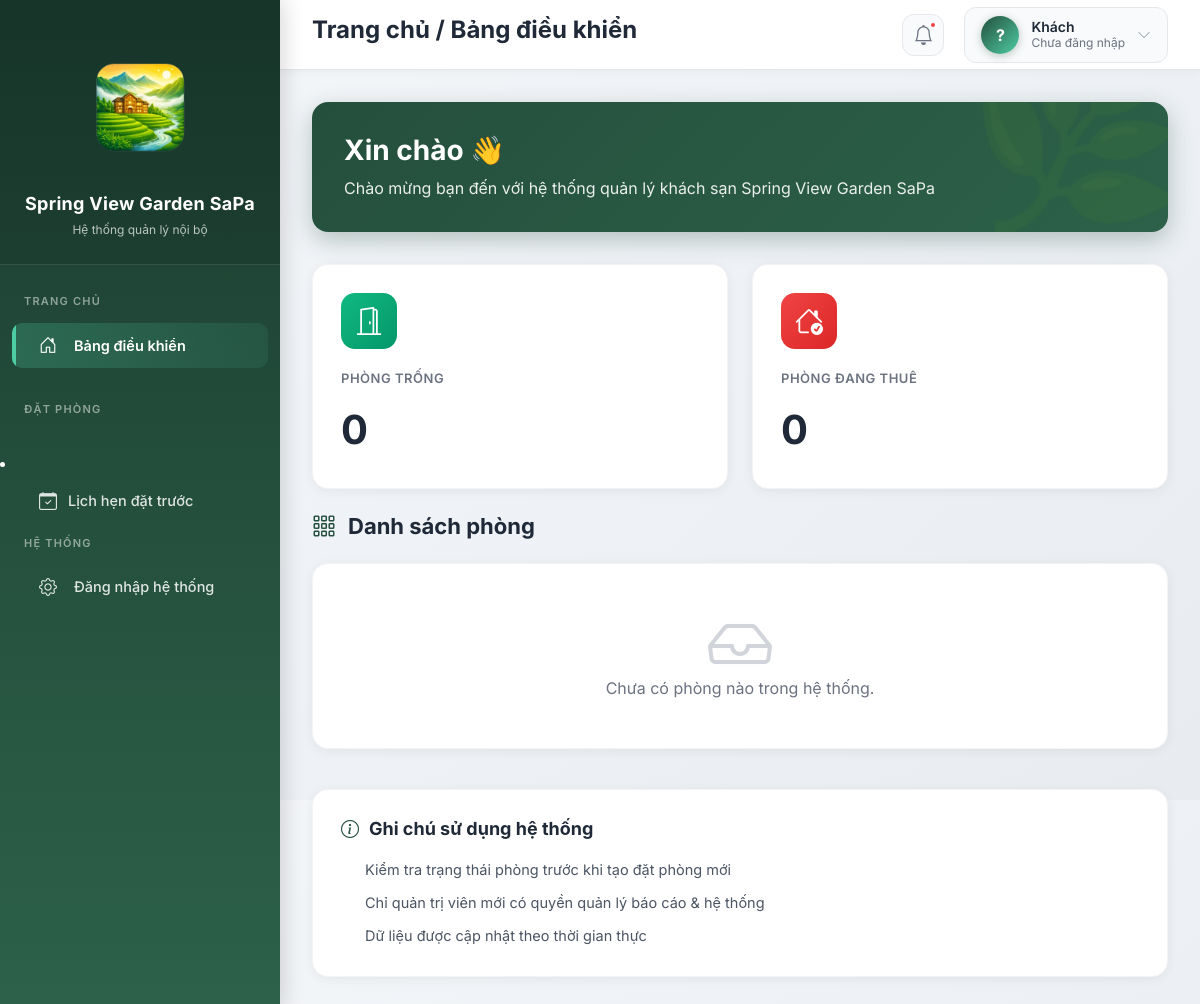
The app's page /, older data.
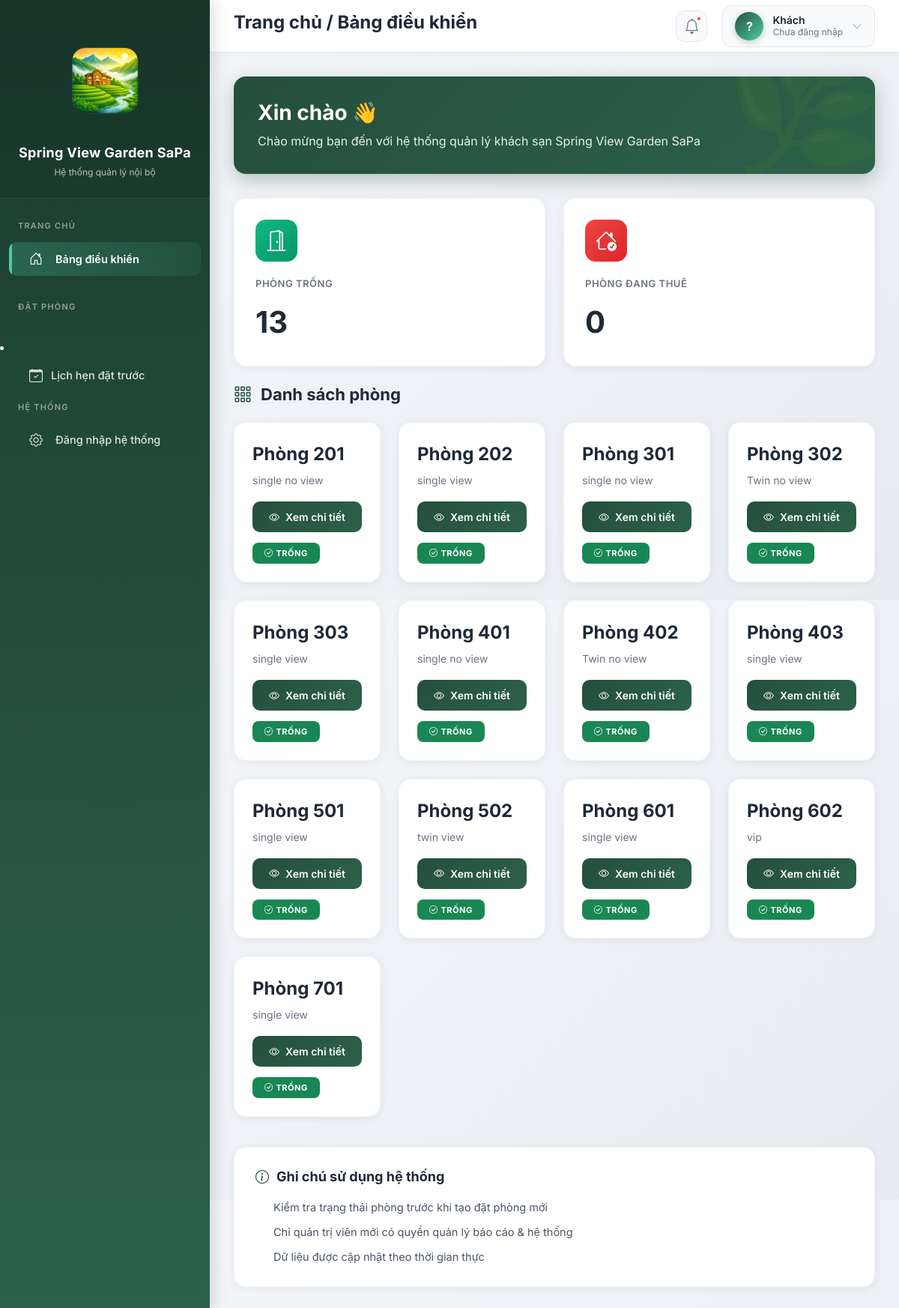
The same page, newer data.
### khach_san/models.py (models this page shows, shortened)
class Phong(models.Model):
    TRANG_THAI_CHOICES = [
        ('trong', 'Trống'),
        ('dang_thue', 'Đang thuê'),
        ('dang_bao_tri', 'Đang bảo trì'),
    ]
    ma_phong = models.CharField(max_length=10, unique=True)
    loai_phong = models.ForeignKey(LoaiPhong, on_delete=models.PROTECT)
    trang_thai = models.CharField(
        max_length=20,
        choices=TRANG_THAI_CHOICES,
        default='trong'
    )

class LoaiPhong(models.Model):
    ten_loai = models.CharField(max_length=100)
    gia_mot_dem = models.PositiveIntegerField(
        verbose_name="Giá / đêm (VND)"
    )

### bao_cao/views.py (the view)
# urls.py: path('', views.trang_chu, name='trang_chu'),
def trang_chu(request):
    return render(request, 'trang_chu.html', {
        'so_phong_trong': Phong.objects.filter(trang_thai='trong').count(),
        'so_phong_dang_thue': Phong.objects.filter(trang_thai='dang_thue').count(),
        'doanh_thu_hom_nay': 0,
        'don_dat_hom_nay': 0,
        'danh_sach_phong': Phong.objects.select_related('loai_phong').all()
    })

### templates/trang_chu.html (shortened to what this page needs)
<html>
 <head>
  <script src="https://cdn.tailwindcss.com" type="text/javascript"></script>
 </head>
 <body>
  {% extends "base.html" %} {% block title %}Trang chủ - Spring View Garden SaPa{% endblock %} {% block page_title %}Trang chủ / Bảng điều khiển{% endblock %}  {% block content %}
  <div class="welcome-card">
   <h4>Xin chào {{ user.username }} 👋</h4>
   <p>Chào mừng bạn đến với hệ thống quản lý khách sạn Spring View Garden SaPa</p>
  </div>
  <div class="row g-4 mb-4">
   <div class="col-md-6">
    <div class="stat-card">
     <div class="stat-icon green"><i class="bi bi-door-open" style="color: white;"></i>
     </div>
     <div class="stat-label">
      Phòng trống
     </div>
     <div class="stat-value">
      {{ so_phong_trong }}
     </div>
    </div>
   </div>
   <div class="col-md-6">
    <div class="stat-card">
     <div class="stat-icon red"><i class="bi bi-house-check" style="color: white;"></i>
     </div>
     <div class="stat-label">
      Phòng đang thuê
     </div>
     <div class="stat-value">
      {{ so_phong_dang_thue }}
     </div>
    </div>
   </div>
  </div>
  <div class="section-header"><i class="bi bi-grid-3x3-gap"></i>
   <h3>Danh sách phòng</h3>
  </div>
  <div class="row g-4">
   {% for phong in danh_sach_phong %}
   <div class="col-md-6 col-lg-4 col-xl-3">
    <div class="room-card">
     <div class="room-number">
      Phòng {{ phong.ma_phong }}
     </div>
     <div class="room-type">
      {{ phong.loai_phong.ten_loai }}
     </div>
     <div class="mt-auto"><a href="{% url 'khach_san:chi_tiet_phong' phong.ma_phong %}" class="btn btn-primary w-100"> <i class="bi bi-eye me-2"></i>Xem chi tiết </a>
     </div>
     <div class="room-status">
      {% if phong.trang_thai == 'trong' %} <span class="badge bg-success"> <i class="bi bi-check-circle me-1"></i>TRỐNG </span> {% elif phong.trang_thai == 'dang_thue' %} <span class="badge bg-danger"> <i class="bi bi-lock me-1"></i>ĐANG THUÊ </span> {% elif phong.trang_thai == 'dang_bao_tri' %} <span class="badge bg-warning text-dark"> <i class="bi bi-tools me-1"></i>BẢO TRÌ </span> {% endif %}
     </div>
    </div>
   </div> {% empty %}
   <div class="col-12">
    <div class="empty-state"><i class="bi bi-inbox"></i>
     <p>Chưa có phòng nào trong hệ thống.</p>
    </div>
   </div> {% endfor %}
  </div>
  <div class="note-card">
   <h5><i class="bi bi-info-circle" style="color: #244f3d;"></i> Ghi chú sử dụng hệ thống</h5>
   <ul>
    <li>Kiểm tra trạng thái phòng trước khi tạo đặt phòng mới</li>
    <li>Chỉ quản trị viên mới có quyền quản lý báo cáo &amp; hệ thống</li>
    <li>Dữ liệu được cập nhật theo thời gian thực</li>
   </ul>
  </div> {% endblock %}

### templates/base.html (shortened to what this page needs)
<html lang="vi" class="h-full">
 <head>
  <script src="https://cdn.tailwindcss.com" type="text/javascript"></script>
 </head>
 <body>
  {% load static %}
  <link href="https://cdn.jsdelivr.net/npm/bootstrap@5.3.2/dist/css/bootstrap.min.css" rel="stylesheet">
  <link rel="stylesheet" href="https://cdn.jsdelivr.net/npm/bootstrap-icons@1.11.1/font/bootstrap-icons.css">
     {% block head %}{% endblock %}   {% with view_name=request.resolver_match.view_name %}
  <aside class="sidebar" id="sidebar">
   <div class="sidebar-header">
  <img
    src="{% static 'images/logo3.png' %}"
    alt="Logo Spring View Garden SaPa"
    class="sidebar-logo-img"
  />
  <div class="sidebar-title">
    Spring View Garden SaPa
  </div>
  <div class="sidebar-subtitle">
    Hệ thống quản lý nội bộ
  </div>
</div>
   <nav class="sidebar-menu">
    <div class="menu-section">
     <div class="nhom-menu">
      Trang chủ
     </div><a href="{% url 'bao_cao:trang_chu' %}" class="{% if view_name == 'bao_cao:trang_chu' %}active{% endif %}"> <i class="bi bi-house-door"></i> <span>Bảng điều khiển</span> </a>
    </div>
    <div class="menu-section">
     <div class="nhom-menu">
      Đặt phòng
     </div>
    </div>
<li class="nav-item">
  <a class="nav-link" href="{% url 'dat_phong:lich_hen_list' %}">
    <i class="bi bi-calendar-check me-2"></i> Lịch hẹn đặt trước
  </a>
</li>
    <div class="menu-section">
     <div class="nhom-menu">
      Hệ thống
     </div><a href="/admin/"> <i class="bi bi-gear"></i> <span>Đăng nhập hệ thống</span> </a>
    </div>
   </nav>
  </aside> {% endwith %}
  <header class="topbar">
   <div style="display: flex; align-items: center; gap: 16px;"><button class="mobile-menu-btn" onclick="toggleSidebar()">  </button>
    <h1 class="topbar-title">{% block page_title %}Quản lý khách sạn{% endblock %}</h1>
   </div>
   <div class="topbar-right"><button class="notification-btn"> <i class="bi bi-bell"></i> <span class="notification-badge"></span> </button>
    <div class="topbar-user">
     <div class="user-avatar">
      {% if user.is_authenticated %} {{ user.username|first|upper }} {% else %} ? {% endif %}
     </div>
     <div class="user-info">
      <div class="user-name">
       {% if user.is_authenticated %} {{ user.username }} {% else %} Khách {% endif %}
      </div>
      <div class="user-role">
       {% if user.is_superuser %} Quản trị viên {% elif user.is_authenticated %} Nhân viên {% else %} Chưa đăng nhập {% endif %}
      </div>
     </div><i class="bi bi-chevron-down" style="color: #9ca3af; font-size: 14px;"></i>
    </div>
   </div>
  </header>
  <main class="main-content">
   {% block content %}{% endblock %}
  </main>
 </body>
</html>

### templates/base.html (style rules this page uses)
body { box-sizing: border-box; }
* { margin: 0; padding: 0; box-sizing: border-box; }
html, body { height: 100%; width: 100%; font-family: 'Inter', -apple-system, BlinkMacSystemFont, sans-serif; }
body { background: linear-gradient(135deg, #f5f7fa 0%, #e8ecf1 100%); overflow-x: hidden; }
.sidebar { width: 280px; height: 100%; position: fixed; left: 0; top: 0; background: linear-gradient(180deg, #1a3a2e 0%, #244f3d 50%, #2d6149 100%); color: #ffffff; padding: 0; box-shadow: 4px 0 20px rgba(0, 0, 0, 0.15); z-index: 1000; overflow-y: auto; overflow-x: hidden; }
.sidebar-header { padding: 30px 20px 25px; text-align: center; border-bottom: 1px solid rgba(255, 255, 255, 0.1); background: rgba(0, 0, 0, 0.1); }
.sidebar-title { font-size: 18px; font-weight: 700; color: #ffffff; margin-bottom: 4px; letter-spacing: 0.3px; }
.sidebar-subtitle { font-size: 12px; color: rgba(255, 255, 255, 0.7); font-weight: 400; }
.sidebar-menu { padding: 20px 0; }
.menu-section { margin-bottom: 25px; }
.nhom-menu { padding: 8px 24px; font-size: 11px; text-transform: uppercase; letter-spacing: 1.2px; color: rgba(255, 255, 255, 0.5); font-weight: 600; margin-bottom: 5px; }
.sidebar a { color: rgba(255, 255, 255, 0.85); text-decoration: none; display: flex; align-items: center; padding: 12px 24px; margin: 3px 12px; border-radius: 10px; transition: all 0.3s ease; font-size: 14.5px; font-weight: 500; position: relative; overflow: hidden; }
.sidebar a::before { content: ''; position: absolute; left: 0; top: 0; width: 4px; height: 100%; background: #4ecca3; transform: scaleY(0); transition: transform 0.3s ease; }
.sidebar a.active { background: linear-gradient(90deg, rgba(78, 204, 163, 0.25) 0%, rgba(78, 204, 163, 0.1) 100%); color: #ffffff; font-weight: 600; }
.sidebar a.active::before { transform: scaleY(1); }
.sidebar a i { margin-right: 14px; font-size: 18px; width: 24px; text-align: center; }
.topbar { height: 70px; background: #ffffff; border-bottom: 1px solid #e5e7eb; position: fixed; top: 0; left: 280px; right: 0; display: flex; align-items: center; justify-content: space-between; padding: 0 32px; z-index: 999; box-shadow: 0 2px 8px rgba(0, 0, 0, 0.04); }
.topbar-title { font-size: 24px; font-weight: 700; color: #1f2937; }
.topbar-right { display: flex; align-items: center; gap: 20px; }
.topbar-user { display: flex; align-items: center; gap: 12px; padding: 8px 16px; background: #f9fafb; border-radius: 12px; border: 1px solid #e5e7eb; transition: all 0.3s ease; }
.user-avatar { width: 38px; height: 38px; border-radius: 50%; background: linear-gradient(135deg, #244f3d 0%, #4ecca3 100%); display: flex; align-items: center; justify-content: center; color: white; font-weight: 700; font-size: 16px; box-shadow: 0 2px 8px rgba(36, 79, 61, 0.3); }
.user-info { display: flex; flex-direction: column; align-items: flex-start; }
.user-name { font-size: 14px; font-weight: 600; color: #1f2937; line-height: 1.2; }
.user-role { font-size: 12px; color: #6b7280; line-height: 1.2; }
.notification-btn { width: 42px; height: 42px; border-radius: 12px; background: #f9fafb; border: 1px solid #e5e7eb; display: flex; align-items: center; justify-content: center; cursor: pointer; transition: all 0.3s ease; position: relative; }
.notification-btn i { font-size: 20px; color: #6b7280; }
.notification-badge { position: absolute; top: 6px; right: 6px; width: 8px; height: 8px; background: #ef4444; border-radius: 50%; border: 2px solid #ffffff; }
.main-content { margin-left: 280px; margin-top: 70px; padding: 32px; min-height: calc(100% - 70px); width: calc(100% - 280px); }

Row changes from the older to the newer data that the page shows:
added Phong: ma_phong "201", loai_phong.ten_loai "single no view", trang_thai "trong" (drawn)
added Phong: ma_phong "202", loai_phong.ten_loai "single view", trang_thai "trong" (drawn)
added Phong: ma_phong "301", loai_phong.ten_loai "single no view", trang_thai "trong" (drawn)
added Phong: ma_phong "302", loai_phong.ten_loai "Twin no view", trang_thai "trong" (drawn)
added Phong: ma_phong "303", loai_phong.ten_loai "single view", trang_thai "trong" (drawn)
added Phong: ma_phong "401", loai_phong.ten_loai "single no view", trang_thai "trong" (drawn)
added Phong: ma_phong "402", loai_phong.ten_loai "Twin no view", trang_thai "trong" (drawn)
added Phong: ma_phong "403", loai_phong.ten_loai "single view", trang_thai "trong" (drawn)
added Phong: ma_phong "501", loai_phong.ten_loai "single view", trang_thai "trong" (drawn)
added Phong: ma_phong "502", loai_phong.ten_loai "twin view", trang_thai "trong" (drawn)
added Phong: ma_phong "601", loai_phong.ten_loai "single view", trang_thai "trong" (drawn)
added Phong: ma_phong "602", loai_phong.ten_loai "vip", trang_thai "trong" (drawn)
added Phong: ma_phong "701", loai_phong.ten_loai "single view", trang_thai "trong" (drawn)
Text that changed along with them:
{{ so_phong_trong }}: "0" → "13"
text no longer shown: "Chưa có phòng nào trong hệ thống."
